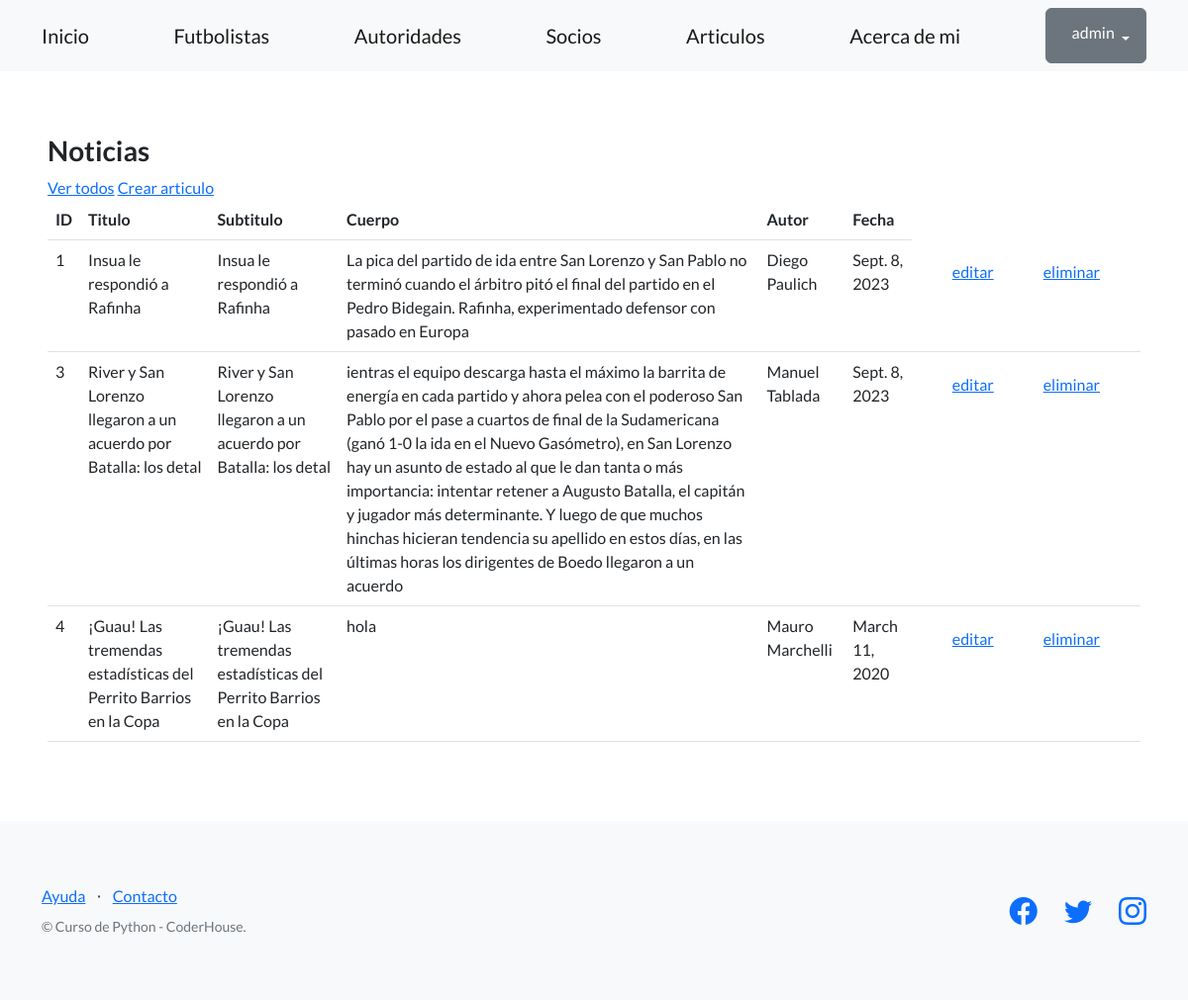
/blog/lista-articulos/ (signed in), run on an earlier commit of the app's database.
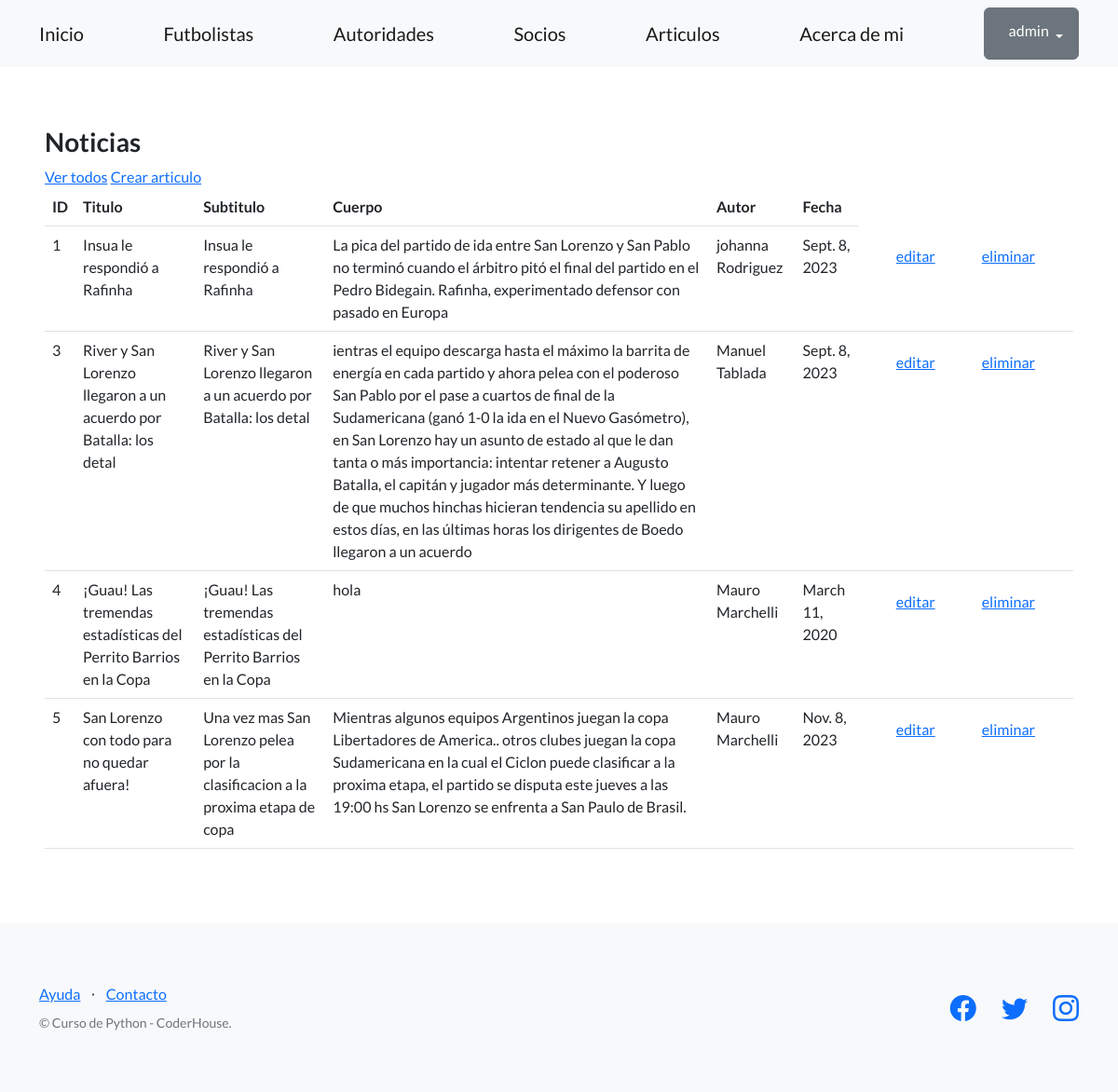
And on a later commit of the database.
### blog/models.py (models this page shows, shortened)
class Articulo(models.Model):
    titulo = models.CharField(max_length=256)
    subtitulo = models.CharField(max_length=256)
    cuerpo = models.CharField(max_length=256)
    autor = models.CharField(max_length=256)
    fecha = models.DateField(null=True)
    creador = models.ForeignKey(User, on_delete=models.CASCADE, related_name="lista_articulos")

### blog/views.py (the view)
# urls.py: path("lista-articulos/", listar_articulos, name="lista_articulos"),
def listar_articulos(request):
    contexto = {
        "articulos": Articulo.objects.all(),
    }
    http_response = render(
        request=request,
        template_name="blog/lista_articulos.html",
        context=contexto,
    )
    return http_response

### blog/templates/blog/lista_articulos.html (shortened to what this page needs)
{% extends "templates/base.html" %}
{% block contenido %}
<h3>Noticias </h3>
<a href="{% url 'lista_articulos' %}">Ver todos</a>
<a href="{% url 'crear_articulo' %}">Crear articulo</a>
<table class="table">
  <tbody>
    <tr>
      <th>ID</th>
      <th>Titulo</th>
      <th>Subtitulo</th>
      <th>Cuerpo</th>
      <th>Autor</th>
      <th>Fecha</th>
    </tr>
    {% for articulo in articulos %}
    <tr>
      <td>{{ articulo.id }}</td>
      <td>{{ articulo.titulo }}</td>
      <td>{{ articulo.subtitulo }}</td>
      <td>{{ articulo.cuerpo }}</td>
      <td>{{ articulo.autor }}</td>
      <td>{{ articulo.fecha }}</td>
      <td>{{ articulo.creador }}</td>
      <td>
        <a class="btn btn-link" href="{% url "editar_articulo" articulo.id %}"> editar</a>
      </td>
      <td>
        <form action="{% url "eliminar_articulo" articulo.id %}" method="post">
          <input type="submit" class="btn btn-link" value="eliminar"/>
        </form>
      </td>
      <td></td>
    </tr>
    {% endfor %}
  </tbody>
</table>
{% endblock contenido %}

What changed in the data, as far as the page shows it:
changed Articulo "Insua le respondió a Rafinha": autor "Diego Paulich" → "johanna Rodriguez"
added Articulo: id "5", titulo "San Lorenzo con todo para no quedar afuera!", subtitulo "Una vez mas San Lorenzo pelea por la clasificacion a la proxima etapa de copa", cuerpo "Mientras algunos equipos Argentinos juegan la copa Libertadores de America.. otros clubes juegan la copa Sudamericana en la cual el Ciclon puede clasificar a la proxima etapa, el partido se disputa este jueves a las 19:00 hs San Lorenzo se enfrenta a San Paulo de Brasil.", autor "Mauro Marchelli", fecha "Nov. 8, 2023"
